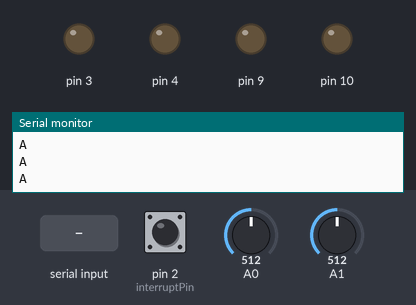
A sketch run on a simulated Arduino Uno, built with avr-gcc and run on an emulated ATmega328P. Shown: output pins drawn as LEDs (lit = HIGH), the last lines printed to the serial monitor. Dashed ring = blinking. Inputs (shaded band) come from the test bench; at power-on: A0 = 512, A1 = 512, pin 2 (interruptPin) LOW.

Above: at 1.0 s.
1.1 s: "in 1\n" received over Serial
At 3.6 s:
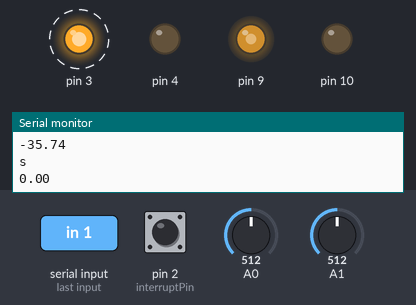
4.1 s: A0 set to 533
6.3 s: A0 set to 558
At 6.9 s:
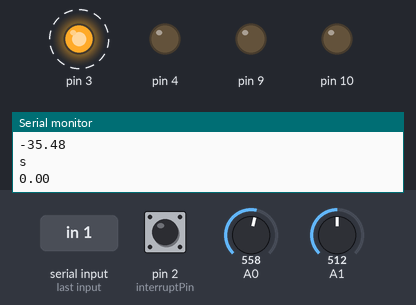
9.3 s: A1 set to 30
11.5 s: A1 set to 24
At 12.1 s:
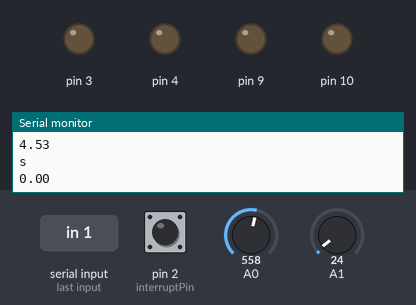
13.0 s: A1 set to 0
At 14.4 s:
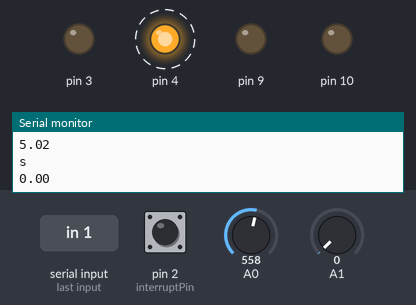
Timing chart, 0 to 17.0 s (numbered marks = the images above; inputs shaded):
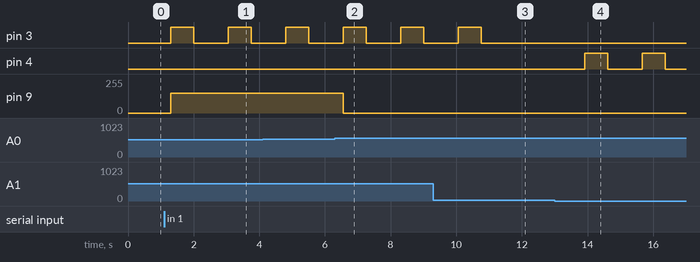

Measured:
- the behaviour switches between 547 and 548 on A0 (found by bisection; images 1 and 2)
- the behaviour switches between 27 and 26 on A1 (found by bisection; images 2 and 3)
- after the input at 1.1 s, pin 3: alternates HIGH for 0.70 s and LOW for 1.1 s, starting after 0.20 s; pin 9: 0/255 → 150/255 after 0.20 s
- after the input at 6.3 s, pin 9: 150/255 → 0/255 after 0.26 s
- after the input at 11.5 s, pin 3: stays LOW (without the input it goes to HIGH after 0.31 s)
- after the input at 13.0 s, pin 4: alternates HIGH for 0.70 s and LOW for 1.1 s, starting after 0.91 s

The sketch:

arduino.ino
```cpp
#include <stdio.h>
#include <stdlib.h>
//serial link
String val;
String prevVal;

//DO TOMORROW
String ctemp = "1";
String cspd = "1";
String cph = "1";


String cdesiredtemp = "25";
String cdesiredspd = "800";
String cdesiredph = "5";

double desiredtemp = 0;
double desiredspd = 0;
double desiredph = 0;


double dtemp = 0;
double dph = 0;
double dspd = 0;
//temp


//string
volatile int interruptPin = 2;
double duration;
double duration2;
double rpm;
unsigned long time;
unsigned int sum=0;
int count=0;
unsigned long startTime;
unsigned long currentTime;
double averageRPM;
int count2=0;
double requiredRPM;
int input;


void setup() {
  //serial
  Serial.begin(9600);
  establishContact();  // send a byte to establish contact until receiver responds


 //temp
 pinMode(A0, INPUT);
 pinMode(9, OUTPUT);


 //stiring
  pinMode(10,OUTPUT);
  pinMode(interruptPin, INPUT);
  attachInterrupt(digitalPinToInterrupt(interruptPin),check,FALLING);
  startTime=millis();
  input=0;


  //ph
  pinMode(4, OUTPUT);
  pinMode(3, OUTPUT);


}


void loop() {


 desiredtemp = cdesiredtemp.toDouble();
 desiredph = cdesiredph.toDouble();
 desiredspd = cdesiredspd.toDouble();
//
//
//

  //Serial.println(desiredtemp);
  handleSerial();


//
  dtemp = temp();
  dph = ph();
  dspd = str();
//
  ctemp = String(dtemp);
  cph = String(dph);
  cspd = String(dspd);

  delay(1000);

}


//PH
double ph() {
  double temp = dtemp + 273.15; //get temperetaure and convert to Kelvins
  double ES = 0.0;
  double EX = analogRead(A1)*5.0/1023.0; //get voltage

  double F = 9.6485309*10000;
  double R = 8.314510;

  double phs = 7.0;

  double ph = phs + ((ES -EX) * F) / (R * temp * log(10)); //calculate pH

  double usr_ph = desiredph; // get from user interface


  if(ph < usr_ph - 0.2) {
    digitalWrite(3, HIGH);

    delay(700);

    digitalWrite(3, LOW);
  }

  if(ph > usr_ph + 0.2){
    digitalWrite(4, HIGH);


    delay(700);

    digitalWrite(4, LOW);


  }


  //delay(10000);


  return ph;
}


//TEMP
double temp() {

 int currentTemp = analogRead(A0);

 //Changes analog to voltage
 double voltageResistor = currentTemp * (5.0 / 1023.0);
 //Serial.println(voltage);
 int fixedResistor = 10000;

 double thermResistance = fixedResistor * ((5/voltageResistor) - 1);


 if (desiredtemp < getTemperature(thermResistance))
 {
   //turn heater off

   //digitalWrite(9, LOW);       // sets the digital pin 13 on
   analogWrite(9, 0);
   //delay(1000);
 }
 else if (desiredtemp > getTemperature(thermResistance))
 {
   //turn heater on

   //digitalWrite(9, HIGH);       // sets the digital pin 13 on
   analogWrite(9,150);
   //delay(1000);
 }

 return(getTemperature(thermResistance));


}

// to convert analog input to degrees celsius using the Steinhart-Hart equation - https://www.ametherm.com/thermistor/ntc-thermistors-steinhart-and-hart-equation
double getTemperature(double thermResistance)
{
 // A, B, C are constants from callibration experiments and thermistor has resistance of 10K ohms

 //double temp = 1/(-0.001787020645219 + (0.0007834559368536007 * log(thermResistance)) + (-0.000002593703712281802 * (log(thermResistance) * log(thermResistance) * log(thermResistance))));
  // Converts Kelvin to Celcius
 // return temp - 273.15 + 5; //+ 6.132;
  int R0 = 10000;
  float T0 = 298.15;
  int B = 4080;

  double kelvinTemp = 1/((1/T0) + ((log(thermResistance/R0))/B));
  return kelvinTemp - 273.15 - 1.458 - 1.64;
}


//STIRRING
double str() {


 requiredRPM=desiredspd;
  analogWrite(10,input);
  currentTime = millis();

  //Measure the number of the times that interruptPin turns from high to low, and calculate rpm
  //using that number. This happens every half second
  if(currentTime-startTime==500){
      if(input>255){
        input=255;
        }
      if(input<0){
        input=0;
        }
      detachInterrupt(interruptPin);
      rpm=count*60;
      count=0;
      startTime=millis();
      attachInterrupt(digitalPinToInterrupt(interruptPin),check,FALLING);
      count2++;
      //Serial.println(rpm);
      sum=sum+rpm;

      //Change the rpm according to the user input by increase PWM value or decrease PWM value.
      if(rpm<requiredRPM){
        if(abs(rpm-requiredRPM)>=200){
          input=input+2;
          }else{
            input=input+1;
            }
        analogWrite(10,input);
        //Serial.println(rpm);
        //Serial.println("in 1");
        //Serial.println(input);
    }
      if(rpm>requiredRPM){
        if(abs(rpm-requiredRPM)>=200){
          input=input-2;
          }else{
            input=input-1;
            }
        analogWrite(10,input);
        //Serial.println(rpm);
        //Serial.println("in 2");
        //Serial.println(input);
    }
     }


  //Calculate the mean value of rpm every ten seconds, this is just for checking whether the speed is controlled succesfully
  if(count2==20){
    //Serial.println(sum);
    count2=0;
    averageRPM=sum/20;
    sum=0;
    Serial.println(averageRPM);
  }

  return rpm;
}


void handleSerial() {


    if (Serial.available() > 0) { // If data is available to read,
    val = Serial.readStringUntil('\n'); // read it and store it in val
    //temp = val;
    //ctemp = "y" + val;
    if(val != "A") //if we get a 1
    {


      if(val == "t" || val == "s" || val == "p") {

        prevVal = val;
      } else if(prevVal == "t") {
        cdesiredtemp = val;
      } else if(prevVal == "p") {
        cdesiredph = val;
      } else if(prevVal == "s") {
        cdesiredspd = val;
      }
    }
    delay(100);
  }
    else {
    //send back desired values

//    array test = getValues();
    Serial.println("t");
    Serial.println(ctemp);
    Serial.println("p");
    Serial.println(cph);
    Serial.println("s");
    Serial.println(cspd);
    delay(50);
    }


}


void check(){
  count++;
}


void establishContact() {
  while (Serial.available() <= 0) {
  Serial.println("A");   // send a capital A

  delay(300);
  }
}
```
